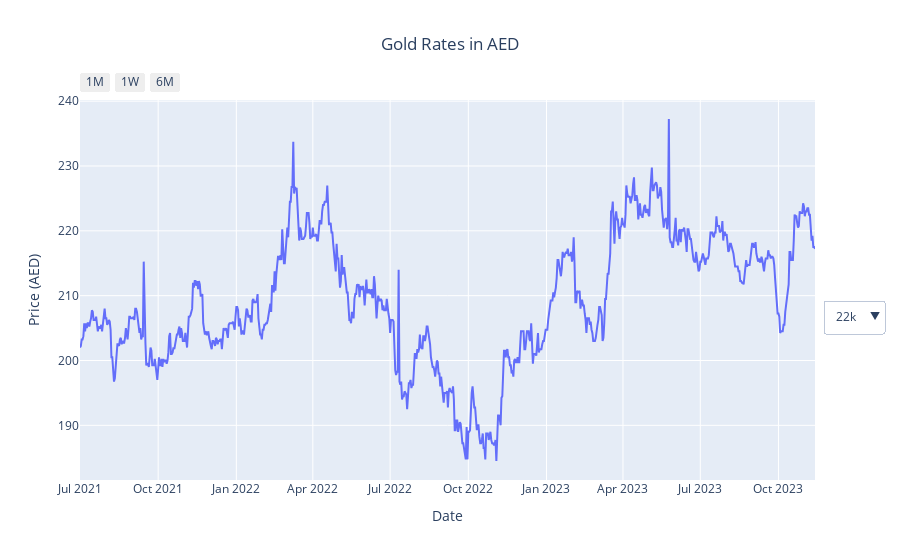

Here is the notebook cell this chart was saved with:
### Code cell
fig = go.Figure()
fig.add_trace(go.Scatter(x=gold_data.index, y=gold_data['price22k'], name='22k'))
fig.add_trace(go.Scatter(x=gold_data.index, y=gold_data['price24k'], name='24k', visible=False))
fig.add_trace(go.Scatter(x=gold_data.index, y=gold_data['price18k'], name='18k', visible=False))
time_buttons = [
    {"count" : 1, 'step' : 'month', 'stepmode' : 'backward', 'label' : '1M'},
    #1 week
    {"count" : 7, 'step' : 'day', 'stepmode' : 'backward', 'label' : '1W'},
    #6 months
    {"count" : 6, 'step' : 'month', 'stepmode' : 'backward', 'label' : '6M'},
]
trace_buttons = [
    {"label" : "22k", "method" : "update", "args" : [{"visible" : [True, False, False]}, {"title" : "22K Gold Rates in AED"}]},
    {"label" : "24k", "method" : "update", "args" : [{"visible" : [False, True, False]}, {"title" : "24K Gold Rates in AED"}]},
    {"label" : "18k", "method" : "update", "args" : [{"visible" : [False, False, True]}, {"title" : "18K Gold Rates in AED"}]},
]

fig.update_layout(
    {
        "xaxis" : {
            "rangeselector" : {
                "buttons" : time_buttons
            },
            #add axis name
            "title" : "Date",
        },
        "yaxis" : {
            "title" : "Price (AED)"
        },
        #add title centred
        "title" : {
            "text" : "Gold Rates in AED",
            "x" : 0.5,
        },
        #add buttons
        "updatemenus" : [
            {
                "type" : "dropdown",
                "direction" : "down",
                "pad" : {"r" : 5, "t" : 10},
                "showactive" : True,
                'active' : 0,
                "x" : 1.1,
                "y" : 0.5,
                "xanchor" : "right",
                "yanchor" : "top",
                "buttons" : trace_buttons,
            }
        ],
    }
)
fig.show()

### Figure 1 — Plotly figure (JSON) as saved in the notebook; plotly's stock layout.template omitted (floating-point values rounded to 4 significant figures; data arrays with more than 128 entries replaced by an {"elided": "..."} marker saying what was removed)
{"data": [{"name": "22k", "type": "scatter", "x": {"elided": "865 str values"}, "y": {"elided": "865 float values"}}, {"name": "24k", "type": "scatter", "visible": false, "x": {"elided": "865 str values"}, "y": {"elided": "865 float values"}}, {"name": "18k", "type": "scatter", "visible": false, "x": {"elided": "865 str values"}, "y": {"elided": "865 float values"}}], "layout": {"title": {"text": "Gold Rates in AED", "x": 0.5}, "updatemenus": [{"active": 0, "buttons": [{"args": [{"visible": [true, false, false]}, {"title": "22K Gold Rates in AED"}], "label": "22k", "method": "update"}, {"args": [{"visible": [false, true, false]}, {"title": "24K Gold Rates in AED"}], "label": "24k", "method": "update"}, {"args": [{"visible": [false, false, true]}, {"title": "18K Gold Rates in AED"}], "label": "18k", "method": "update"}], "direction": "down", "pad": {"r": 5, "t": 10}, "showactive": true, "type": "dropdown", "x": 1.1, "xanchor": "right", "y": 0.5, "yanchor": "top"}], "xaxis": {"rangeselector": {"buttons": [{"count": 1, "label": "1M", "step": "month", "stepmode": "backward"}, {"count": 7, "label": "1W", "step": "day", "stepmode": "backward"}, {"count": 6, "label": "6M", "step": "month", "stepmode": "backward"}]}, "title": {"text": "Date"}}, "yaxis": {"title": {"text": "Price (AED)"}}}}
